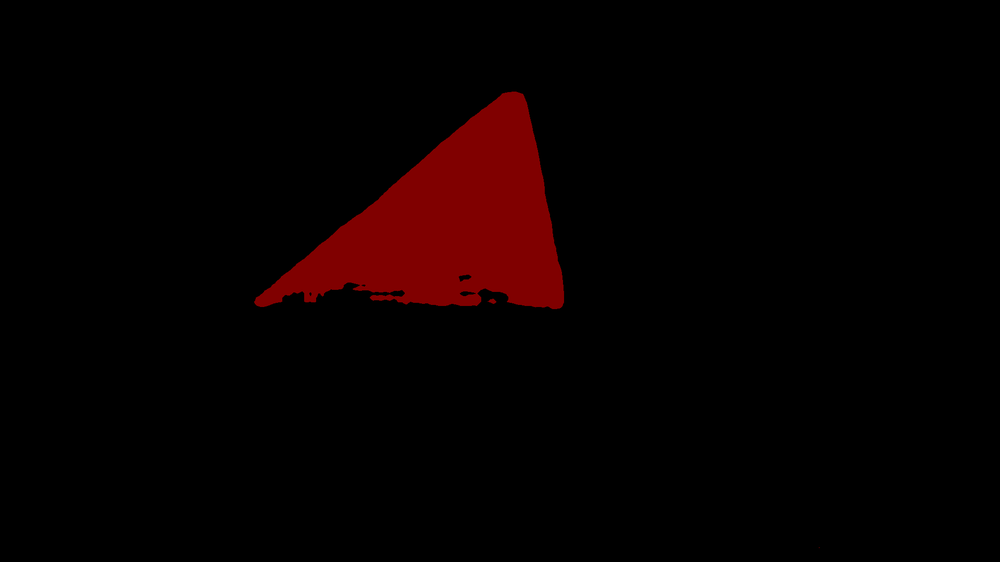
#> input picture result5.png, 1000 x 562 px, shrunk from 1920 x 1080 before the run
$ python quad.py   (older library calls are emulated)
#> lines starting #> are read from the running program, lines starting #| are printed output that depends on the picture; after the words box and inside, x2 and y2 are one past the last pixel; in counts of white or black regions, pixels touching at a corner belong together
import cv2
from matplotlib import pyplot as plt
import numpy as np

image = cv2.imread("result5.png")
#> image is the input picture: shape (562, 1000, 3); mean B, G, R 0, 0, 7.9
gray = cv2.cvtColor(image, cv2.COLOR_BGR2GRAY)
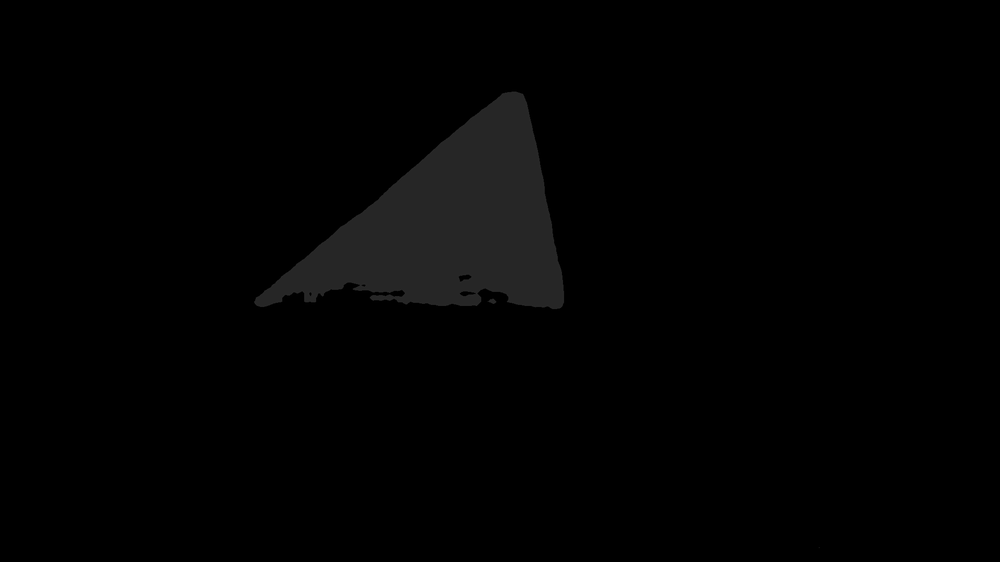
#> gray: shape (562, 1000); min 0, max 44, mean 2.3
# ret, binary = cv2.threshold(gray, 20, 255, 0)

ret, thresh = cv2.threshold(gray, 30, 255, cv2.THRESH_BINARY)
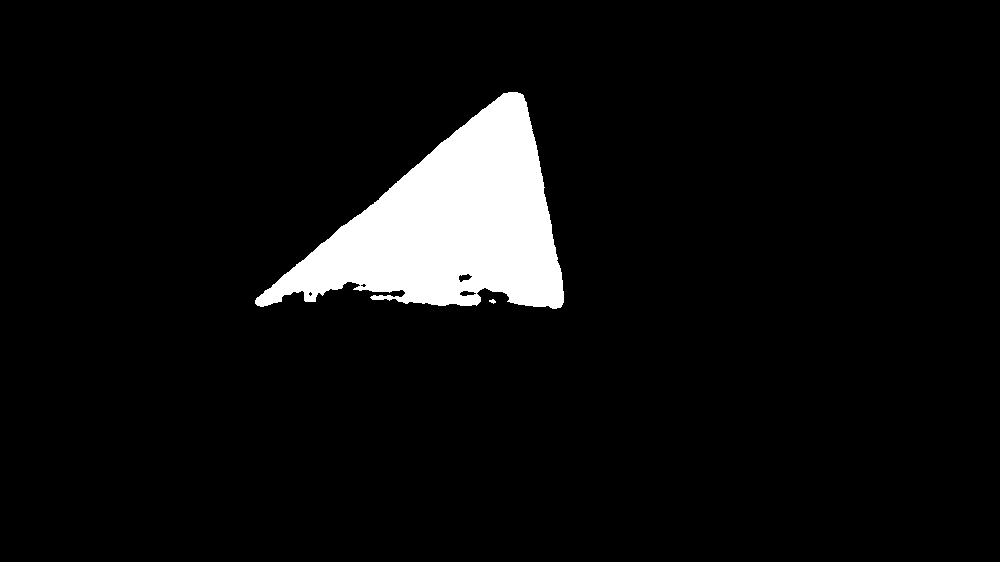
#> thresh: shape (562, 1000); 6.1% white; 2 white regions
contours, hierarchy = cv2.findContours(thresh, cv2.RETR_TREE, cv2.CHAIN_APPROX_SIMPLE)
#> contours = 6 contours, 3 with area under 20; largest, box (x1, y1, x2, y2) and area: (255, 92, 564, 309) 33772, (458, 273, 473, 283) 77, (459, 290, 477, 297) 70


'''
rect = cv2.minAreaRect(contours[2])
#box = cv2.cv.BoxPoints(rect)  # for OpenCV 2.x
box = cv2.boxPoints(rect)      # for OpenCV 3.x
box = np.int0(box)
cv2.drawContours(image, [box], 0, (255, 255, 0), 2)
'''

cnt_len = cv2.arcLength(contours[2], True)
#> cnt_len = 13.31
cnt = cv2.approxPolyDP(contours[2], 0.02*cnt_len, True)
#> cnt = [[310, 291], [312, 293], [312, 294], [310, 296], [308, 294], [308, 293]]
down_cnt = sorted(cnt, key=lambda point : point[0][1], reverse=True)[:2]
#> down_cnt = [[[310, 296]], [[312, 294]]]
print(down_cnt)
#| [array([[310, 296]], dtype=int32), array([[312, 294]], dtype=int32)]
if len(cnt) == 4:
    cv2.drawContours(image, [cnt], -1, (255, 255, 0), 3)
plt.imshow(image)
plt.show()
